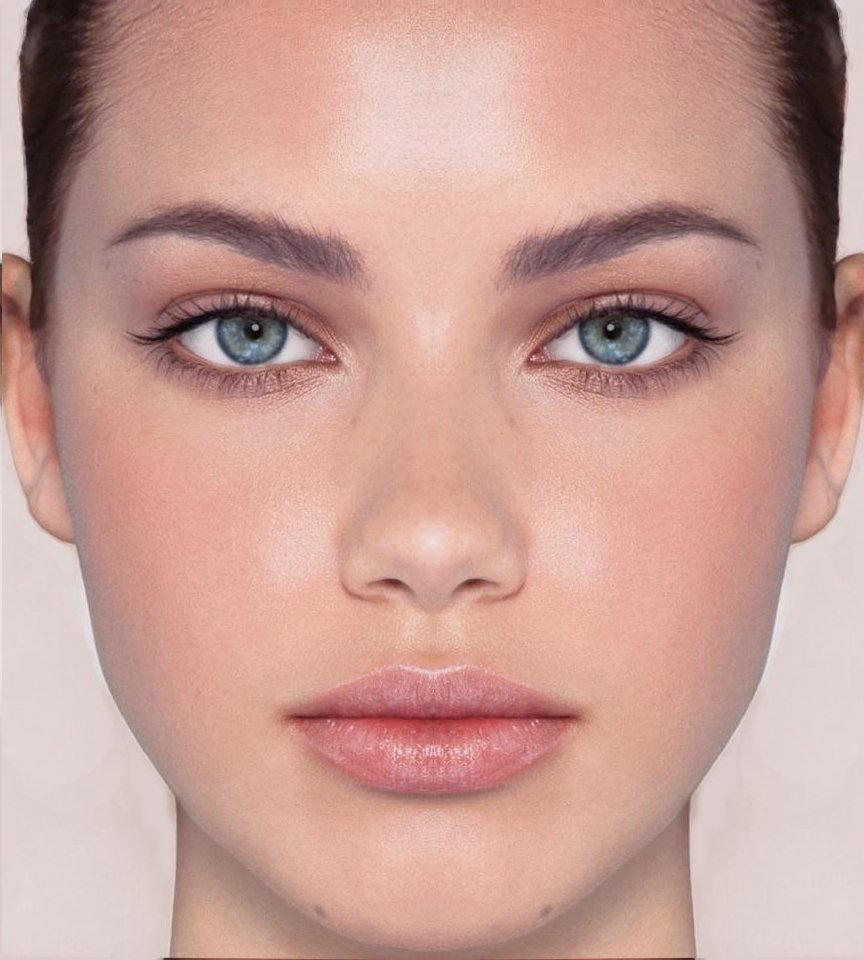
%> input picture S6-Morphology/face.jpg, 864 x 960 px
$ octave GettingTheEyes.m   (GNU Octave 9; MATLAB toolbox functions it lacks are replaced by stand-ins)
%> lines starting %> are read from the running program, lines starting %| are printed output that depends on the picture; in (x1, y1, x2, y2) boxes, pixels count from 0 and x2, y2 are one past the last pixel; in counts of white or black regions, pixels touching at a corner belong together; the program's own positions count from 1
close all
clear all
clc

f = imread('face.jpg');
%> f is the input picture: size 960x864x3 uint8; mean R, G, B 200, 158.6, 149.3
A = rgb2gray(f);
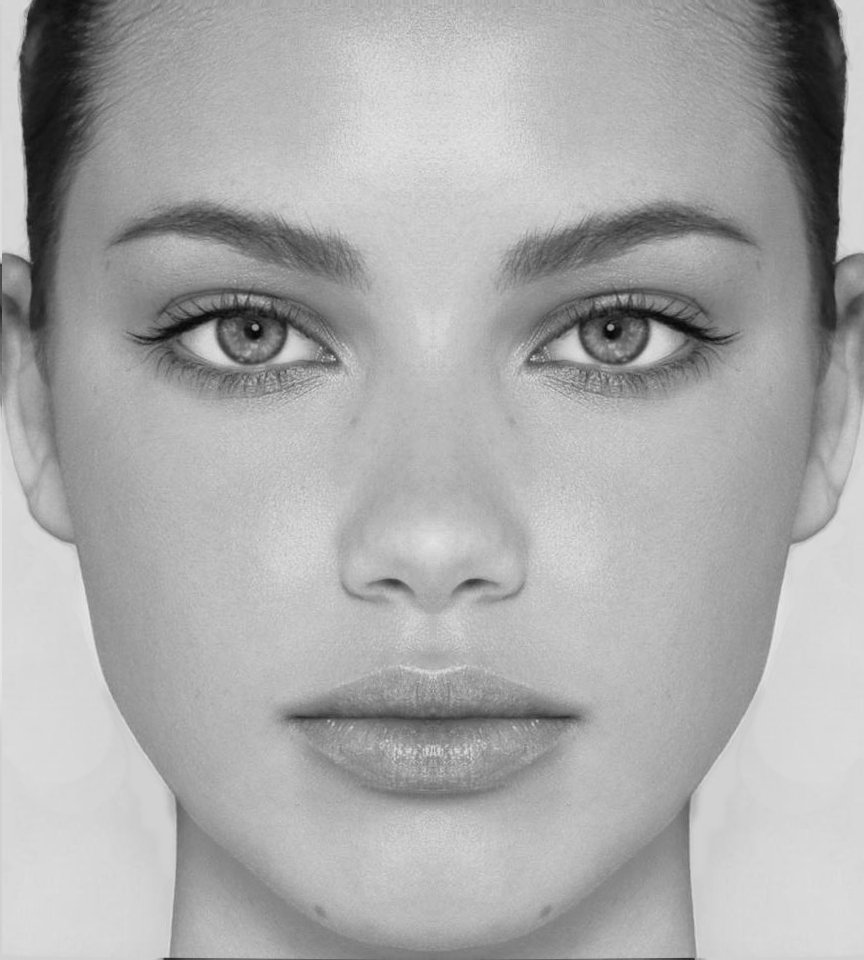
%> A: size 960x864 uint8; min 4, max 231, mean 169.9

T = .35 %graythresh(A);
J = imadjust(A,[T;T+1e-4],[1;0])
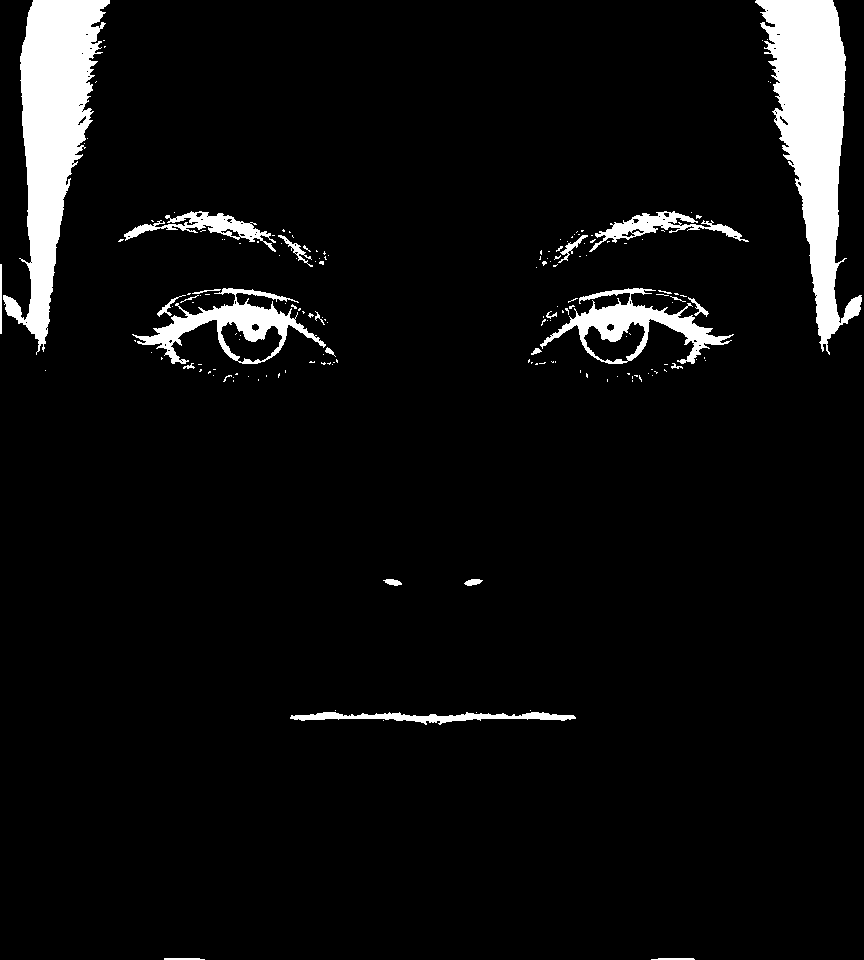
%> J: size 960x864 uint8; 5.9% white; 170 white regions (144 under 20 px), largest, box (x1, y1, x2, y2) and area: (755, 0, 862, 355) 16633, (3, 0, 110, 355) 16626, (540, 288, 734, 364) 4171
%imshow(J)

X = imfill(J,'holes');
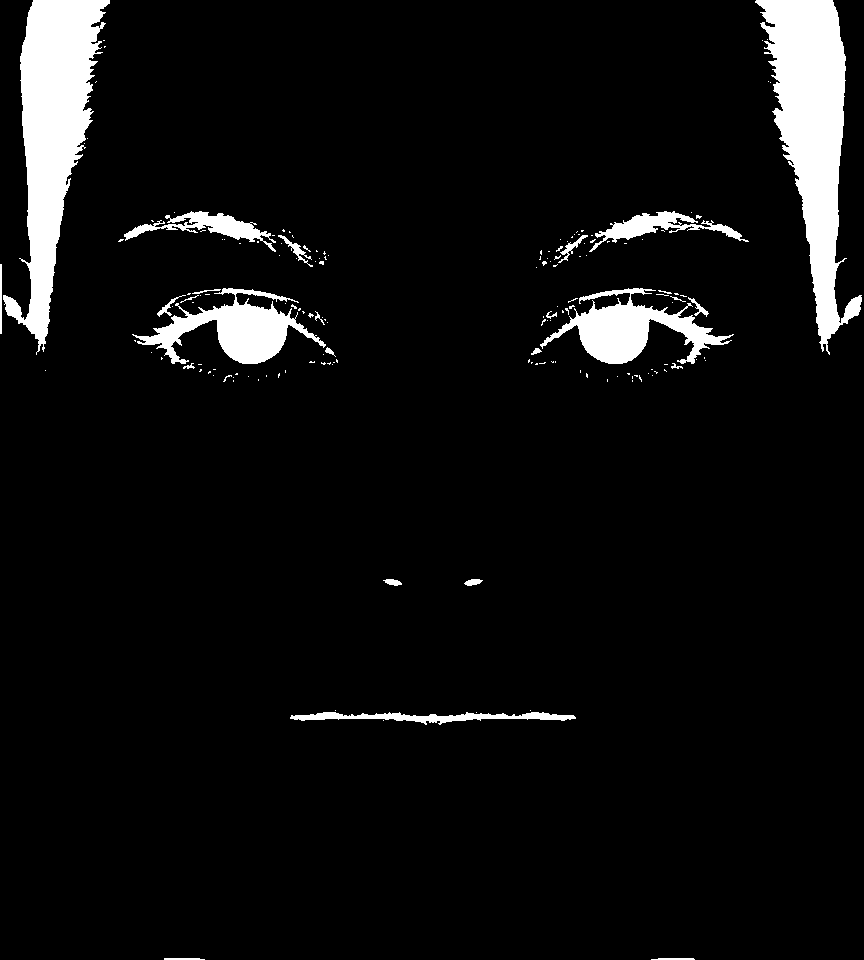
%> X: size 960x864 uint8; 6.2% white; 165 white regions (139 under 20 px), largest, box (x1, y1, x2, y2) and area: (755, 0, 862, 355) 16682, (3, 0, 110, 355) 16668, (132, 288, 326, 364) 5540
imshow(X)

B = strel('disk',15);
C = imerode(X,B);
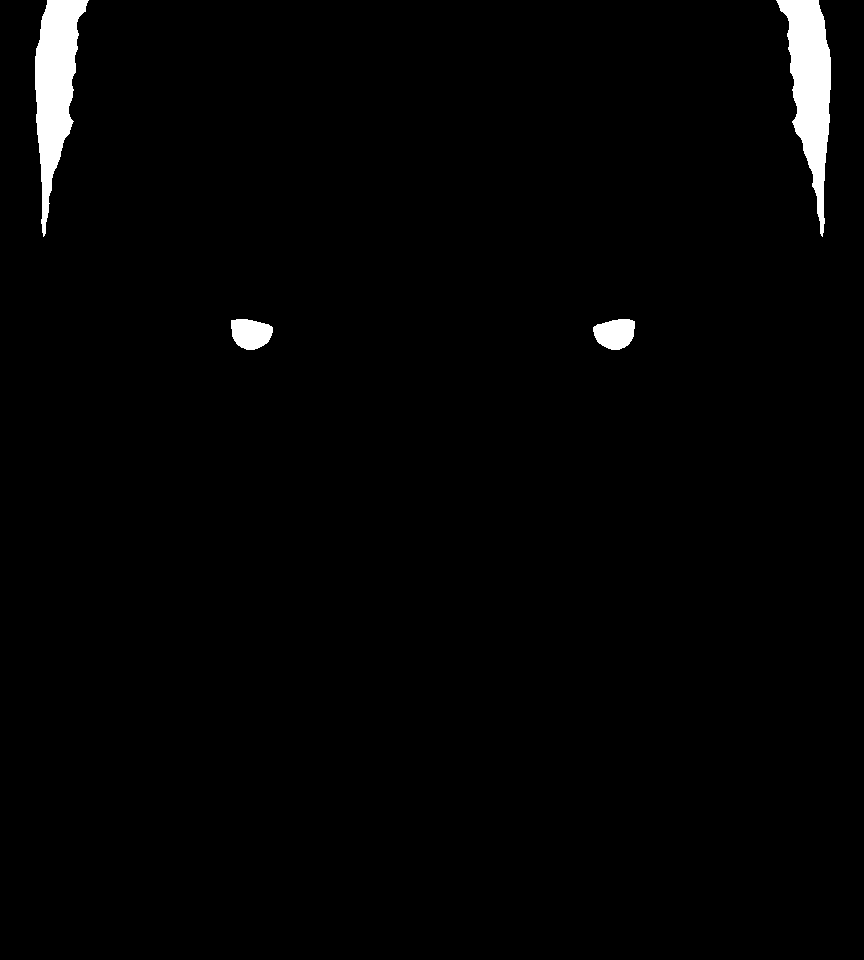
%> C: size 960x864 uint8; 1.8% white; 4 white regions, box (x1, y1, x2, y2) and area: (776, 0, 831, 237) 6346, (35, 0, 89, 237) 6333, (231, 319, 273, 350) 1010, (593, 319, 635, 350) 1007
figure,imshow(C)

%> (the run ends here)
